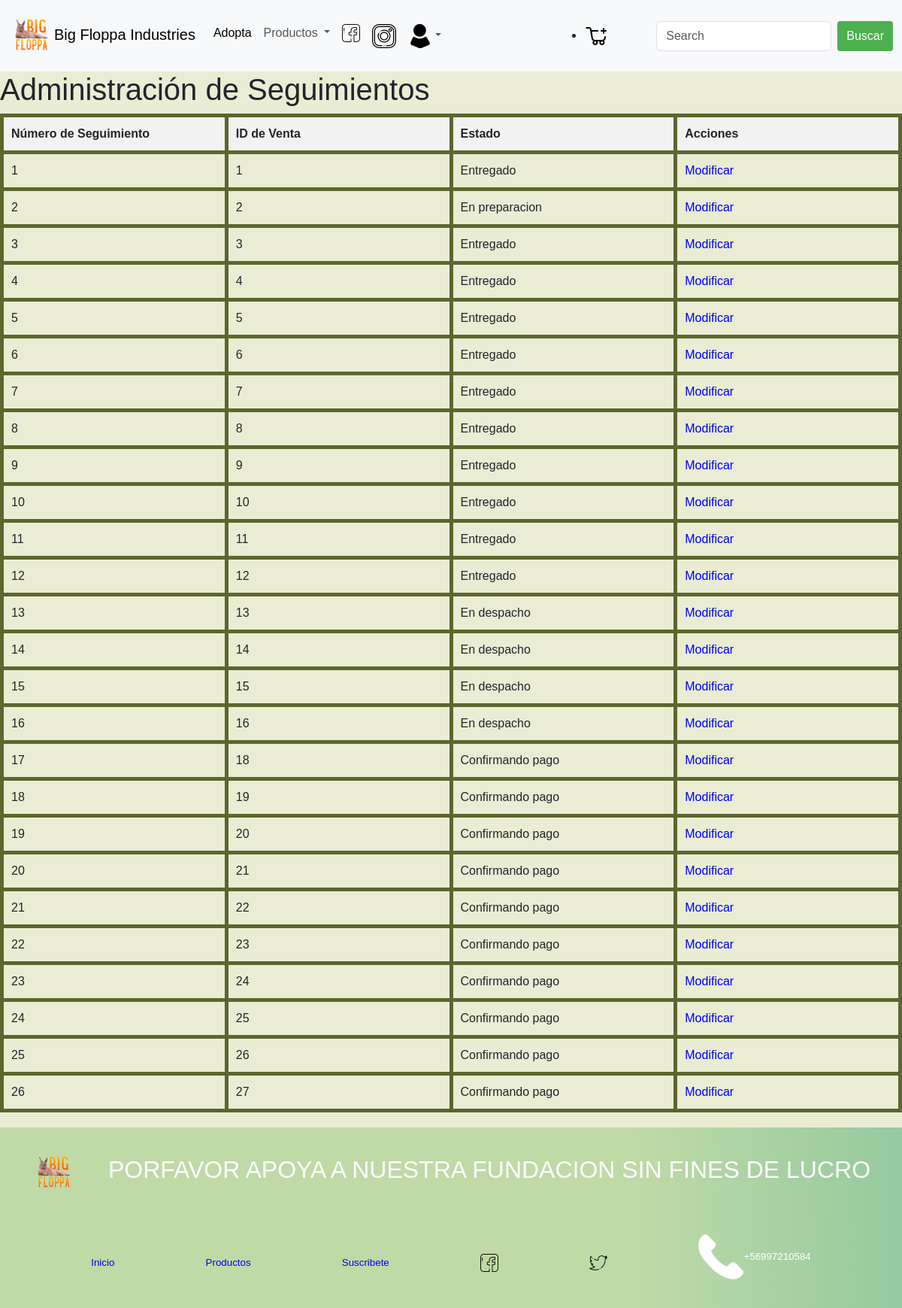
/adminseguimientos, run on the app's committed database.
### core/models.py (models this page shows, shortened)
class Seguimiento(models.Model):
    nro_seguimiento = models.AutoField(primary_key=True)
    id = models.ForeignKey(to=Venta, on_delete=models.CASCADE)
    estado = models.CharField(max_length=25)

class Venta(models.Model):
    id = models.AutoField(primary_key=True)
    fecha = models.DateTimeField(default=datetime.now())
    cliente = models.ForeignKey(to=User, on_delete=models.CASCADE)
    total = models.IntegerField()

### core/views.py (the view)
# urls.py: path("adminseguimientos", adminseguimientos, name="adminseguimientos"),
def adminseguimientos(request):
    seguimientos = Seguimiento.objects.all()
    return render(request, 'core/adminseguimientos.html', {'seguimientos': seguimientos})

### core/templates/core/adminseguimientos.html
{% extends 'core/base.html' %}
{% load static %}
{% block content %}
<h1>Administración de Seguimientos</h1>
<table>
    <thead>
        <tr>
            <th>Número de Seguimiento</th>
            <th>ID de Venta</th>
            <th>Estado</th>
            <th>Acciones</th>
        </tr>
    </thead>
    <tbody>
        {% for seguimiento in seguimientos %}
        <tr>
            <td>{{ seguimiento.nro_seguimiento }}</td>
            <td>{{ seguimiento.id.id }}</td>
            <td>{{ seguimiento.estado }}</td>
            <td>
                <a href="{% url 'modificar_seguimiento' nro_seguimiento=seguimiento.nro_seguimiento %}">Modificar</a>
            </td>
        </tr>
        {% endfor %}
    </tbody>
</table>
{% endblock content %}

### core/templates/core/base.html (shortened to what this page needs)
{% load static%}
<!DOCTYPE html>
<html lang="es">
<head>
    <link href="https://cdn.jsdelivr.net/npm/bootstrap@5.3.0-alpha3/dist/css/bootstrap.min.css" rel="stylesheet">
    <link rel="stylesheet" href="{% static 'estilo.css' %}">
</head>
<body>
    <header>
        <section id="encabezado">
          <nav class="navbar navbar-expand-lg bg-body-tertiary">
              <div class="container-fluid">
                <a class="navbar-brand" href="{% url 'home' %}"><img src="{% static 'images/big-floppa-meme-cute-caracal-cat-zeyneb-ewama-transparent.png'%}">Big Floppa Industries </a>
                <div class="collapse navbar-collapse" id="navbarSupportedContent">
                  <ul class="navbar-nav me-auto mb-2 mb-lg-0">
                    <li class="nav-item">
                      <a class="nav-link active" aria-current="page" href="#">Adopta</a>
                    </li>
                    <li class="nav-item dropdown">
                      <a class="nav-link dropdown-toggle" href="{% url 'productos' %}" role="button" data-bs-toggle="dropdown" aria-expanded="false">Productos
                      </a>
                    </li>
                    <li class="nav-item">
                      <a class="nav-link" href="https://www.facebook.com/"><img src="{% static 'images/facebook.png' %}" alt=""></a>
                    </li>
                    <li class="nav-item">
                      <a class="nav-link" href="index3.html"><img src="images/instagram.png" alt=""></a>
                    </li>
                    {% if user.is_authenticated %}
                    {% if user.is_superuser %}
                        {% if suscrito %}
                              🌟
                        {% else %}
                            ⛔
                        {% endif %}
                    <li class="nav-item dropdown">
                      <a class="nav-link dropdown-toggle" href="{% url 'productos' %}" role="button" data-bs-toggle="dropdown" aria-expanded="false"><img src="{% static 'images/usuario.png'%}"
                         alt="">Bienvenido admin {{ user.get_username }} </a>
                      <ul class="dropdown-menu">
                        <li><a class="dropdown-item" href="{% url 'adminprod' %}">Administrar productos</a></li>
                        <li><a class="dropdown-item" href="{% url 'usuarioss' %}">Administrar usuarios</a></li>
                        <li><a class="dropdown-item" href="{% url 'adminseguimientos' %}">Administrar pedidos</a></li>
                        <li><a class="dropdown-item" href="{% url 'logout' %}">Cerrar sesion</a></li>
                      </ul>
                    </li>
                      {% else %}
                      {% if suscrito %}
                          🌟
                      {% else %}
                          ⛔
                      {% endif %}
                      <li class="nav-item dropdown">
                        <a class="nav-link dropdown-toggle" href="{% url 'productos' %}" role="button" data-bs-toggle="dropdown" aria-expanded="false"><img src="{% static 'images/usuario.png'%}"
                           alt="">Bienvenido {{ user.get_username }} </a>
                        <ul class="dropdown-menu">
                          <li><a class="dropdown-item" href="{% url 'productos' %}">Perfil</a></li>
                          <li><a class="dropdown-item" href="{% url 'ventas' %}">Historial de compras</a></li>
                          <li><a class="dropdown-item" href="{% url 'logout' %}">Cerrar sesion</a></li>
                        </ul>
                      </li>
                    {% endif %}
                    {% else %}
                    <li class="nav-item dropdown">
                      <a class="nav-link dropdown-toggle" href="{% url 'login' %}" role="button" data-bs-toggle="dropdown" aria-expanded="false"><img src="{% static 'images/usuario.png'%}"
                         alt=""></a>
                    </li>
                    {% endif %}
                  </ul>
                  <ul class="carrito">
                    <li class="nav-item">
                      <a class="nav-link" href="{% url 'carrito' %}"><img src="{% static 'images/cart.png' (2).png%}" alt=""></a>
                    </li>
                  </ul>
                  <form class="d-flex" role="search">
                    <input class="form-control me-2" type="search" placeholder="Search" aria-label="Search">
                    <a href="{% url 'productos' %}"><button class="btn btn-outline-success" type="submit">Buscar</button></a>
                  </form>
                </div>
              </div>
          </nav>
      </header>
    {% block content %}
    {% endblock %}
  </body>
    <footer class="final">
        <nav>
          <article class="barra-final">
            <a href="{% url 'suscribir' %}"><img src="{% static 'images/big-floppa-meme-cute-caracal-cat-zeyneb-ewama-transparent.png'%}" alt=""></a>
            <h2>PORFAVOR APOYA A NUESTRA FUNDACION SIN FINES DE LUCRO</h2>
          </article>
          <article class="barra-final-2">
            <a href="index.html">Inicio</a>
            <a href="{% url 'productos' %}">Productos</a>
            <a href="{% url 'suscribir' %}">Suscribete</a>
            <a href="https://www.facebook.com/" target="_blank"><img src="{% static 'images/facebook.png'%}" alt=""></a>
            <a href="https://www.twitter.com/" target="_blank"><img src="{% static 'images/twitter.png'%}" alt=""></a>
            <p><img src="{% static 'images/contacto1.png'%}">+56997210584</p>
          </article>
          </nav>
        </footer>
</html>

### core/static/estilo.css (style rules this page uses)
header { display: flex; flex-direction: column; }
html { height: 100%; }
footer { margin-top: auto; }
body { display: flex; flex-direction: column; height: 100%; background-color: #EAEDD4; font-family: Arial, sans-serif; }
table { border-collapse: collapse; }
table { width: 100%; border-collapse: collapse; margin-bottom: 20px; }
th, td { padding: 10px; border: 1px solid #ccc; }
th { background-color: #f2f2f2; font-weight: bold; }
a { text-decoration: none; color: #0000EE; }
.btn { background-color: #4CAF50; color: #fff; border: none; padding: 8px 12px; text-align: center; text-decoration: none; display: inline-block; border-radius: 4px; cursor: pointer; }
th, td { width: 25%; text-align: left; vertical-align: top; border: 5px solid #5d662d; border-radius: 1px; }
.barra-final { display: flex; justify-content: space-evenly; background:linear-gradient(to right,#bfdaa7 70% ,#95ca9f ); height: 120px; align-items: center; font-size: smaller; color: white; }
.barra-final-2 { display: flex; justify-content: space-evenly; background:linear-gradient(to right,#bfdaa7 70% ,#95ca9f ); height: 120px; align-items: center; font-size: smaller; color: white; }
button { padding: 10px 20px; border: none; border-radius: 5px; background-color: #5d662d; color: white; cursor: pointer; }

### data on the page
Seguimiento: nro_seguimiento "1", id.id "1", estado "Entregado"
Seguimiento: nro_seguimiento "2", id.id "2", estado "En preparacion"
Seguimiento: nro_seguimiento "3", id.id "3", estado "Entregado"
Seguimiento: nro_seguimiento "4", id.id "4", estado "Entregado"
Seguimiento: nro_seguimiento "5", id.id "5", estado "Entregado"
Seguimiento: nro_seguimiento "6", id.id "6", estado "Entregado"
Seguimiento: nro_seguimiento "7", id.id "7", estado "Entregado"
Seguimiento: nro_seguimiento "8", id.id "8", estado "Entregado"
Seguimiento: nro_seguimiento "9", id.id "9", estado "Entregado"
Seguimiento: nro_seguimiento "10", id.id "10", estado "Entregado"
Seguimiento: nro_seguimiento "11", id.id "11", estado "Entregado"
Seguimiento: nro_seguimiento "12", id.id "12", estado "Entregado"
Seguimiento: nro_seguimiento "13", id.id "13", estado "En despacho"
Seguimiento: nro_seguimiento "14", id.id "14", estado "En despacho"
Seguimiento: nro_seguimiento "15", id.id "15", estado "En despacho"
Seguimiento: nro_seguimiento "16", id.id "16", estado "En despacho"
Seguimiento: nro_seguimiento "17", id.id "18", estado "Confirmando pago"
Seguimiento: nro_seguimiento "18", id.id "19", estado "Confirmando pago"
Seguimiento: nro_seguimiento "19", id.id "20", estado "Confirmando pago"
Seguimiento: nro_seguimiento "20", id.id "21", estado "Confirmando pago"
Seguimiento: nro_seguimiento "21", id.id "22", estado "Confirmando pago"
Seguimiento: nro_seguimiento "22", id.id "23", estado "Confirmando pago"
Seguimiento: nro_seguimiento "23", id.id "24", estado "Confirmando pago"
Seguimiento: nro_seguimiento "24", id.id "25", estado "Confirmando pago"
Seguimiento: nro_seguimiento "25", id.id "26", estado "Confirmando pago"
Seguimiento: nro_seguimiento "26", id.id "27", estado "Confirmando pago"
